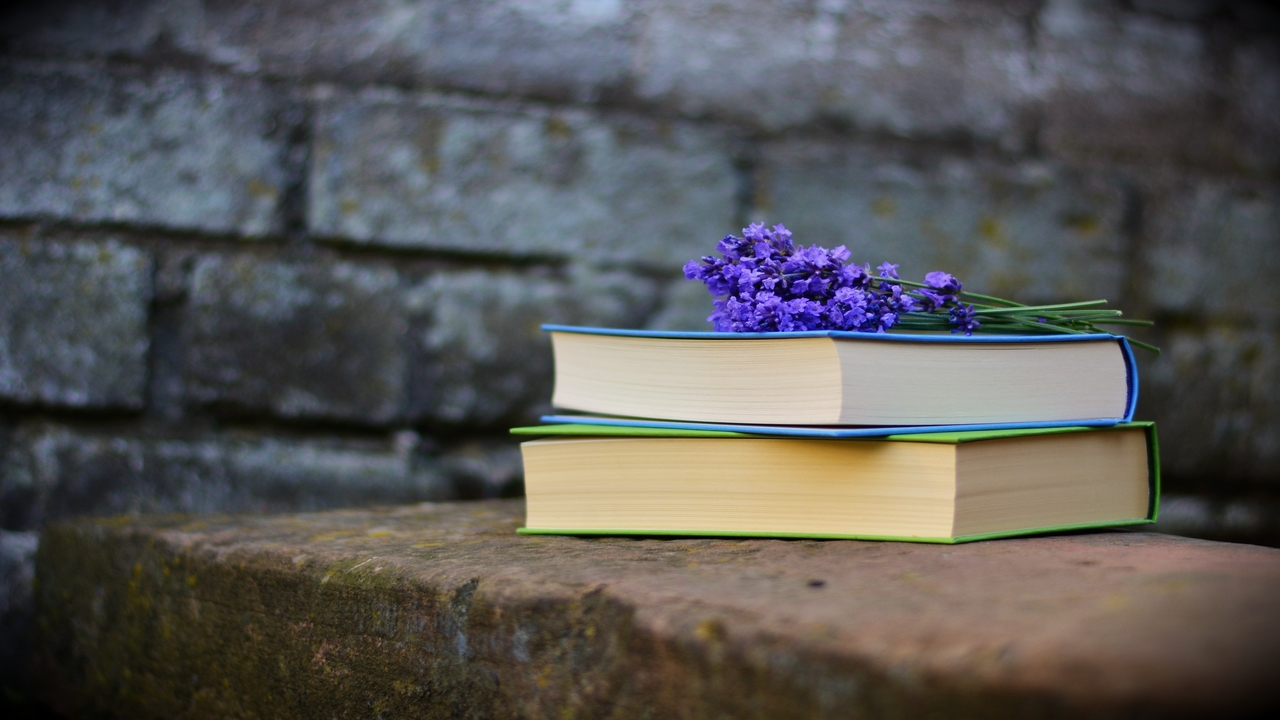
#> input picture input.jpg, 1280 x 720 px
$ python photo.py
#> lines starting #> are read from the running program, lines starting #| are printed output that depends on the picture
from PIL import Image,ImageDraw,ImageFont
from moviepy.editor import *


def createvideo(imagelist):
    imagelist=['1.png','1.png','1.png','1.png']
    # creating a Image sequence clip with fps = 1
    clip = ImageSequenceClip(imagelist, fps = 1)

    # showing clip
    audioclip = AudioFileClip("a.mp3").subclip(0,len(imagelist))
    videoclip = clip.set_audio(audioclip)
    videoclip.write_videofile('a.mp4')
    print('video generated scessfully')


def createimage():
    width=1280
    height=720
    shape = [(10,80), (width - 100, height- 550)]
    shape1= [(10,200), (width - 100, height- 470)]
    shape2= [(10,300), (width - 100, height- 370)]
    shape3= [(10,400), (width - 100, height- 270)]
    shape4= [(10,500), (width - 100, height- 170)]

    fnt=ImageFont.truetype('tamil.ttf',40)
    img=Image.open('input.jpg')
#> img is the input picture: PIL image 1280x720 RGB; mean R, G, B 88.8, 87.7, 86.4
    #img=Image.new(mode='RGB',size=(width,height),color='yellow')
    drawtext=ImageDraw.Draw(img)
    drawtext.rounded_rectangle(shape,fill='#2D76D4',outline='red',radius=50)
    drawtext.text((15,100),'வழிமுறைகளுக்கு இங்கு கிளிக் செய்யவும் ?',font=fnt,fill='white',language='ta-IN')

    drawtext.rounded_rectangle(xy=shape1, radius=50, fill="#2D76D4")
    drawtext.rounded_rectangle(xy=shape2, radius=50, fill="#2D76D4")
    drawtext.rounded_rectangle(xy=shape3, radius=50, fill="#2D76D4")
    drawtext.rounded_rectangle(xy=shape4, radius=50, fill="#2D76D4")
    drawtext.multiline_text((360,200),'இங்கு கிளிக் செய்யவும் ?',font=fnt,fill='#EEE1E1',language='ta-IN')
    drawtext.text((360,300),'இங்கு கிளிக் செய்யவும் ?',font=fnt,fill='#ECE7E7',language='ta-IN')
    drawtext.text((360,400),'இங்கு கிளிக் செய்யவும் ?',font=fnt,fill='#ECE7E7',language='ta-IN')
    drawtext.text((360,500),'\u0ba4\u0bae\u0bbf\u0bb4\u0bcd ?',font=fnt,fill='#ECE7E7',language='ta-IN')


    img.save('1.png')
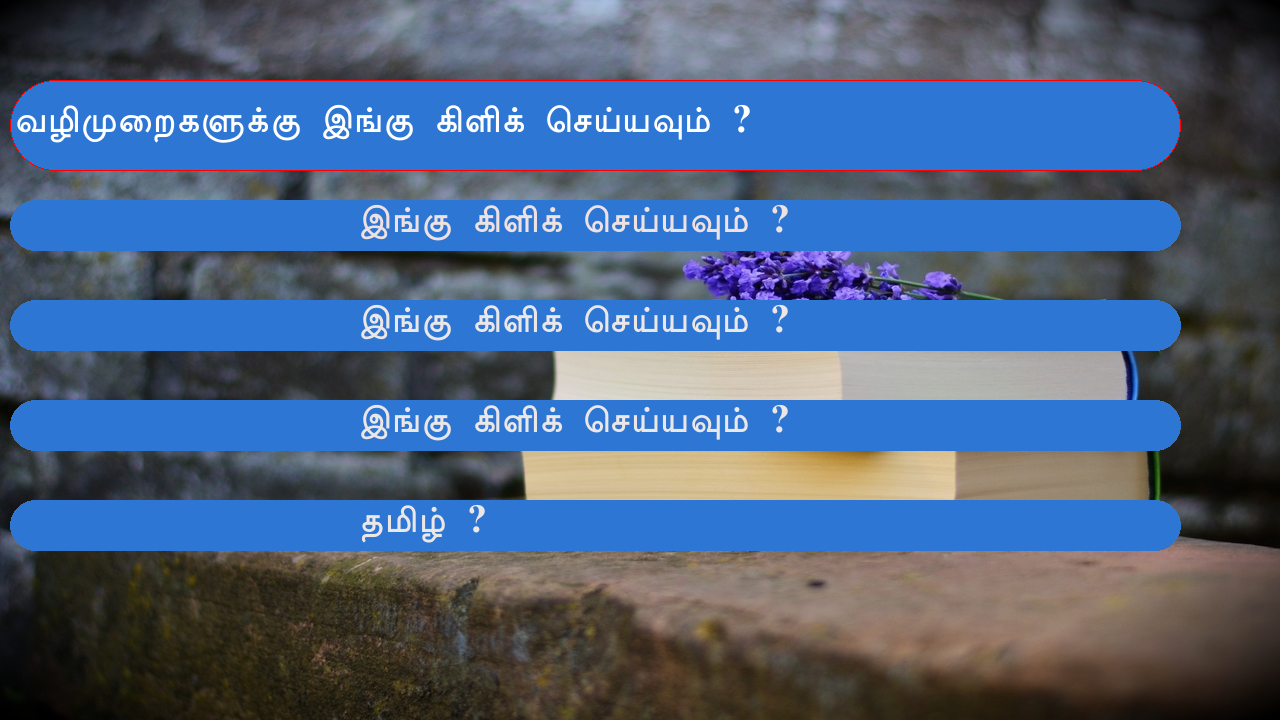
#> saved as 1.png: PIL image 1280x720 RGB; mean R, G, B 76.4, 98.6, 129.7
    img.show()
createimage()
imagelist=['1.png','1.png','1.png']
#createvideo(imagelist)
